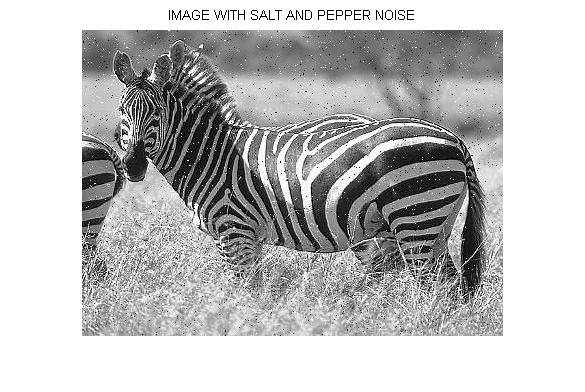
#> input picture Noise Reduction/Image/horse.jpg, 585 x 392 px, found by its file name
$ python median_filter.py
#> lines starting #> are read from the running program, lines starting #| are printed output that depends on the picture
import cv2
import numpy as np
def median_filter3(row,col,gray4filter):
    temp = []
    for i in range(row-1,row+2):
        for j in range(col-1,col+2):
            temp.append(gray4filter[i][j])
    temp.sort()
    return temp[round(len(temp)/2)]
if __name__ == "__main__":
    img = cv2.imread("Image\\horse.jpg")
#> img is the input picture: shape (392, 585, 3); min 0, max 255, mean 189.9

    gray = cv2.cvtColor(img,cv2.COLOR_RGB2GRAY)
    cv2.imshow("Image",gray)
    gray4filter = gray.copy()
    rows = gray4filter.shape[0]
#> rows = 392
    cols = gray4filter.shape[1]
#> cols = 585
    gray_new = gray4filter.copy()


    for i in range(1,rows-1):
        for j in range(1,cols-1):
            gray_new[i][j] = median_filter3(i,j,gray4filter)
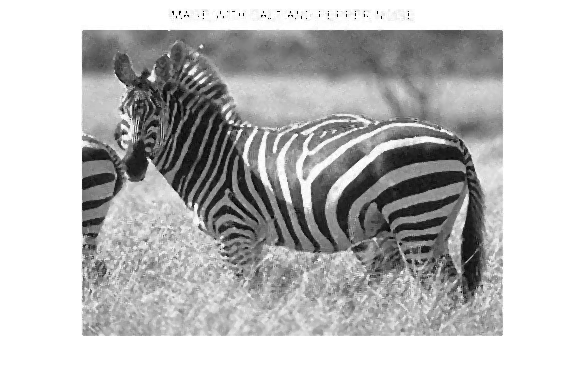
#> gray_new: shape (392, 585); min 0, max 255, mean 190.9

    cv2.imshow("After filter",gray_new)
    cv2.waitKey()
